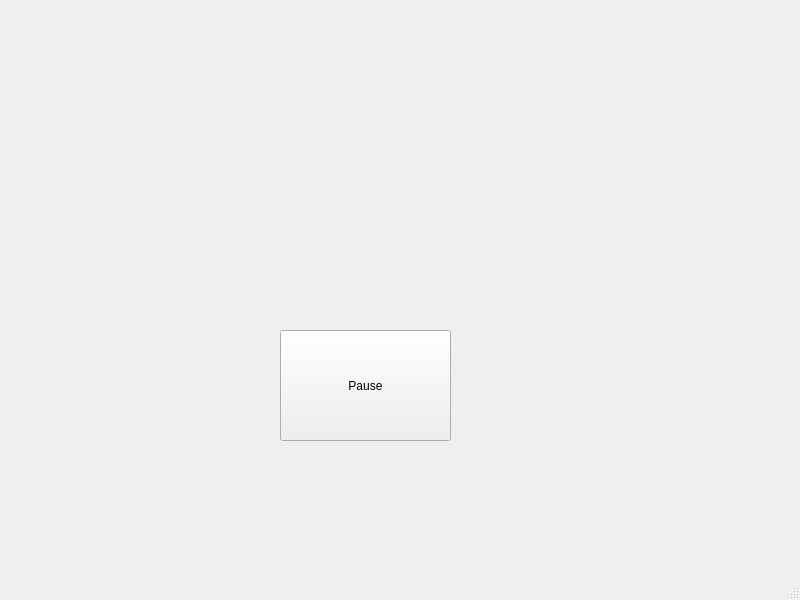
<?xml version="1.0" encoding="UTF-8"?>
<ui version="4.0">
 <class>MainWindow</class>
 <widget class="QMainWindow" name="MainWindow">
  <property name="geometry">
   <rect>
    <x>0</x>
    <y>0</y>
    <width>800</width>
    <height>600</height>
   </rect>
  </property>
  <property name="windowTitle">
   <string>MainWindow</string>
  </property>
  <widget class="QWidget" name="centralwidget">
   <widget class="QPushButton" name="Pause">
    <property name="geometry">
     <rect>
      <x>280</x>
      <y>330</y>
      <width>171</width>
      <height>111</height>
     </rect>
    </property>
    <property name="text">
     <string>Pause</string>
    </property>
   </widget>
  </widget>
  <widget class="QMenuBar" name="menubar">
   <property name="geometry">
    <rect>
     <x>0</x>
     <y>0</y>
     <width>800</width>
     <height>22</height>
    </rect>
   </property>
  </widget>
  <widget class="QStatusBar" name="statusbar"/>
 </widget>
 <resources/>
 <connections/>
</ui>
